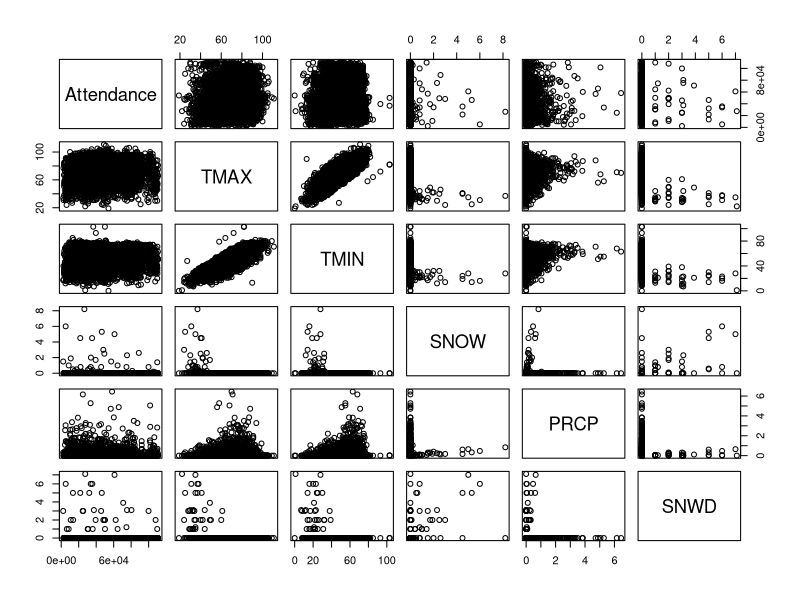
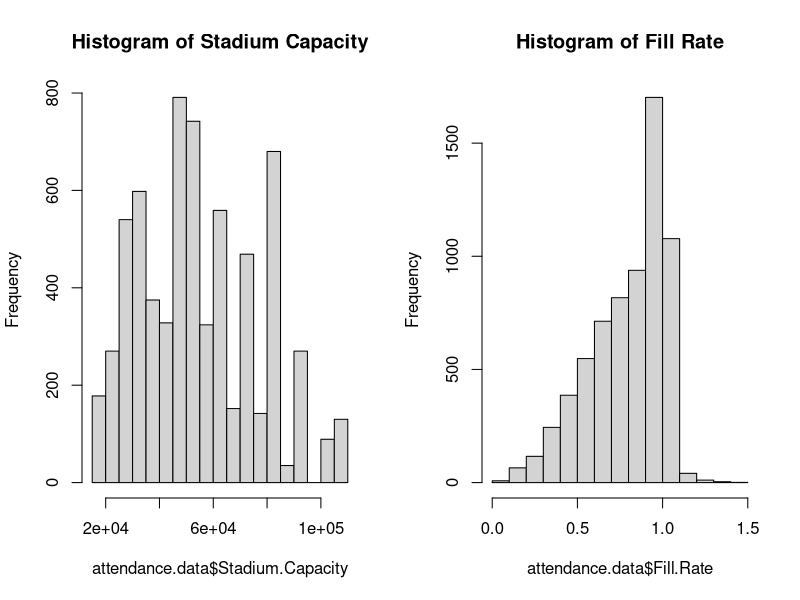
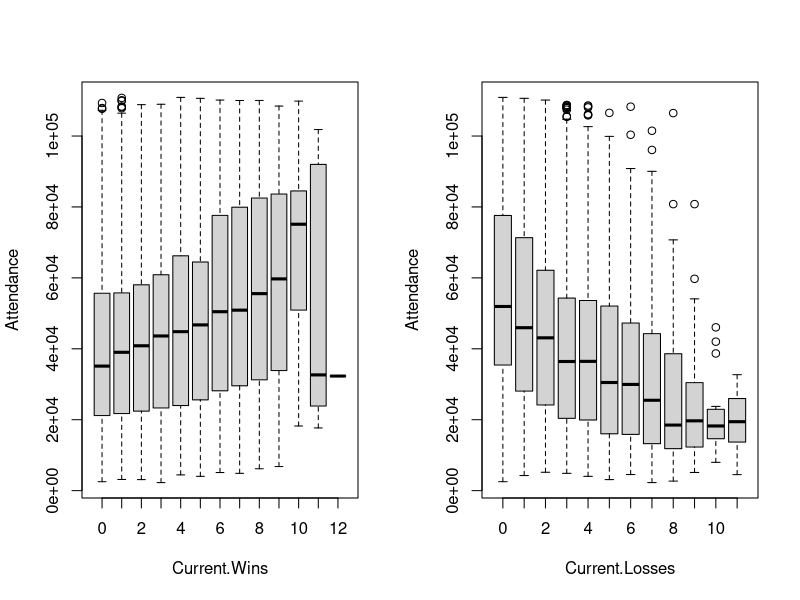
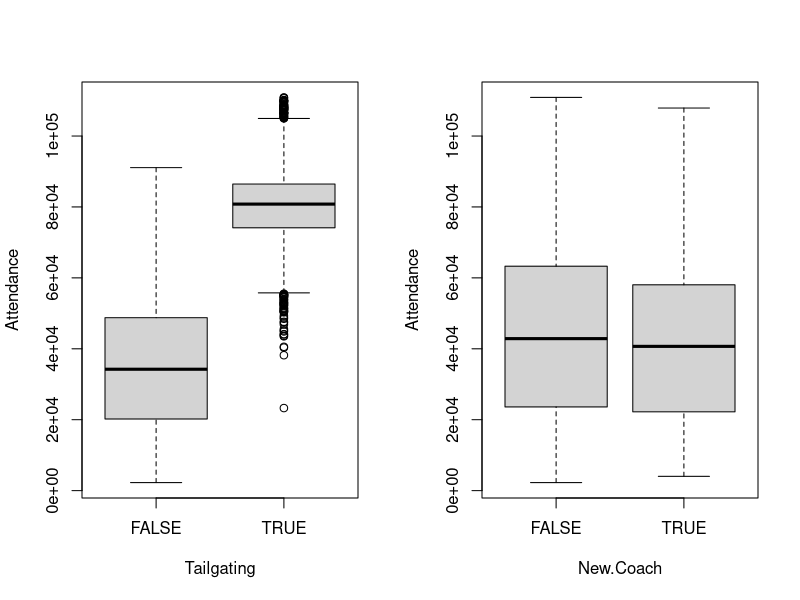
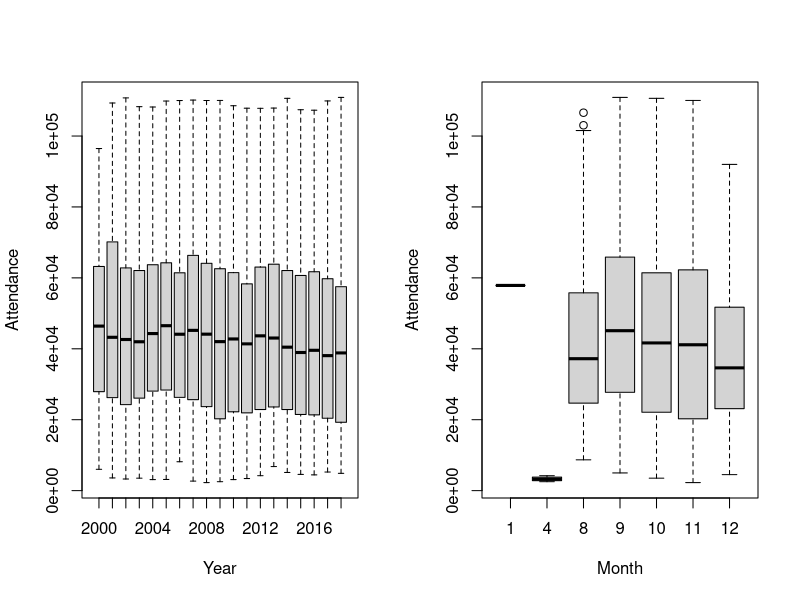
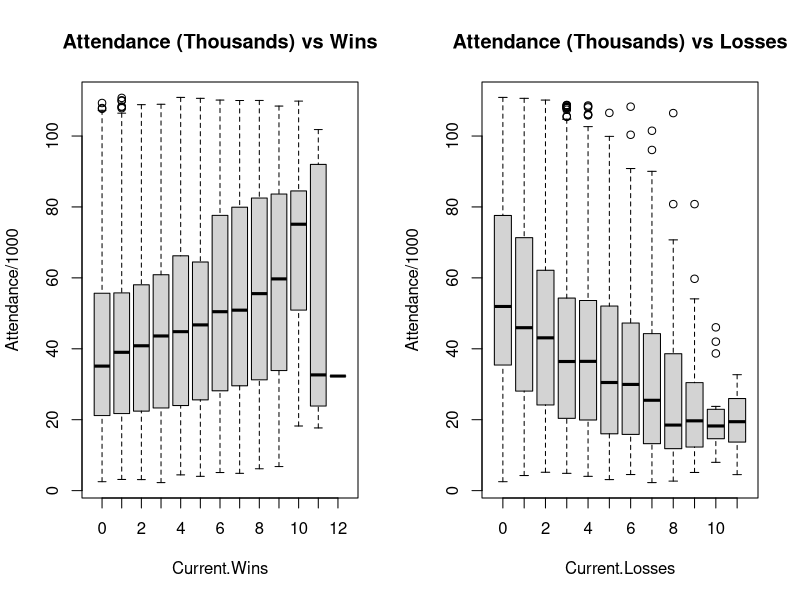
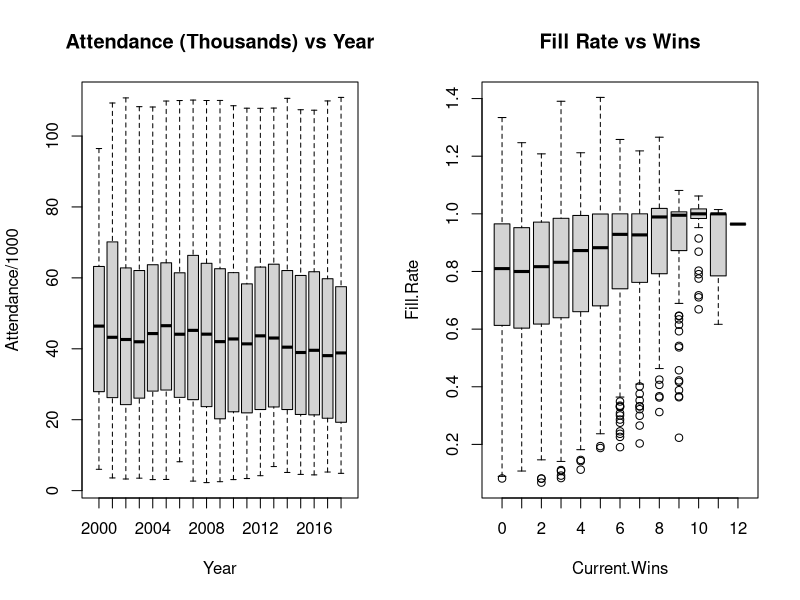
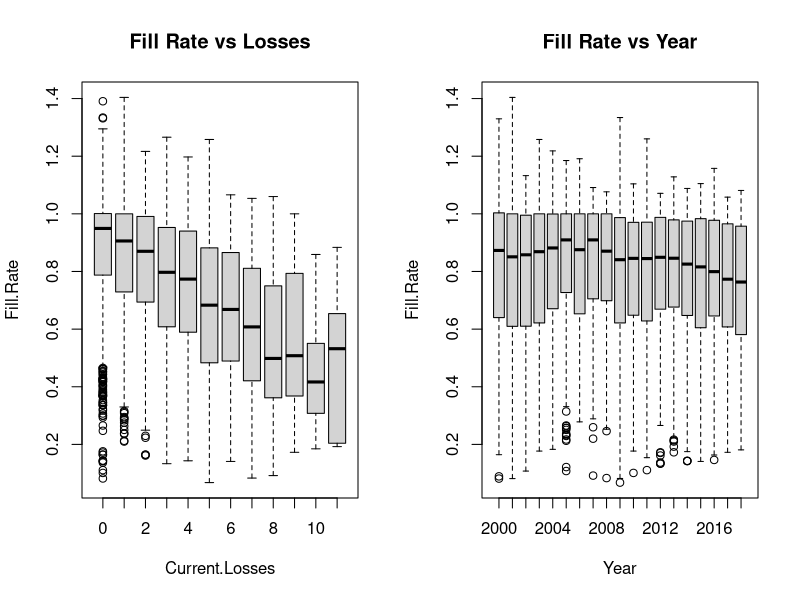

R code for these plots, in order:
## ---- chunk 1
# General set-up for the report.
# I find this useful, but you may improve upon, ignore, or remove
#  (possibly at your own peril).
# Tasks accomplished:
# Don't print out code
# Save results so that code blocks aren't re-run unless code
# changes (cache), _or_ a relevant earlier code block changed (autodep),
# don't clutter R output with messages or warnings (message, warning)
library(MASS)
library(knitr)
library(tidyverse)
library(dplyr)
library(ggthemes)
library(gridExtra)
opts_chunk$set(echo=FALSE,
               cache=TRUE, autodep=TRUE,
               message=FALSE, warning=FALSE)
# Turn off meaningless clutter in summary() output
options(show.signif.stars=FALSE)
## ---- chunk 2
attendance.data = read.csv("CFBeattendance.csv")
newtime = str_split(attendance.data$Time, ":")
## ---- chunk 3
pairs(Attendance~TMAX+TMIN+SNOW+PRCP+SNWD, data=attendance.data)#weather
par(mfrow = c(1,2))
hist(attendance.data$Stadium.Capacity, main = "Histogram of Stadium Capacity")
hist(attendance.data$Fill.Rate, main = "Histogram of Fill Rate")
## ---- chunk 4

boxplot(Attendance~Current.Wins,data=attendance.data) 
boxplot(Attendance~Current.Losses,data=attendance.data)
boxplot(Attendance~Tailgating,data=attendance.data)
boxplot(Attendance~New.Coach,data=attendance.data)
boxplot(Attendance~Year,data=attendance.data)
boxplot(Attendance~Month,data= attendance.data)

boxplot(Attendance/1000~Current.Wins,data=attendance.data,
        main = "Attendance (Thousands) vs Wins")
boxplot(Attendance/1000~Current.Losses,data=attendance.data,
        main = "Attendance (Thousands) vs Losses")
boxplot(Attendance/1000~Year, notch=FALSE, varwidth=FALSE, data=attendance.data,
        main = "Attendance (Thousands) vs Year")


boxplot(Fill.Rate~Current.Wins,data=attendance.data,
        main = "Fill Rate vs Wins")
boxplot(Fill.Rate~Current.Losses,data=attendance.data,
        main = "Fill Rate vs Losses")
boxplot(Fill.Rate~Year, notch=FALSE, varwidth=FALSE, data=attendance.data,
        main = "Fill Rate vs Year")
